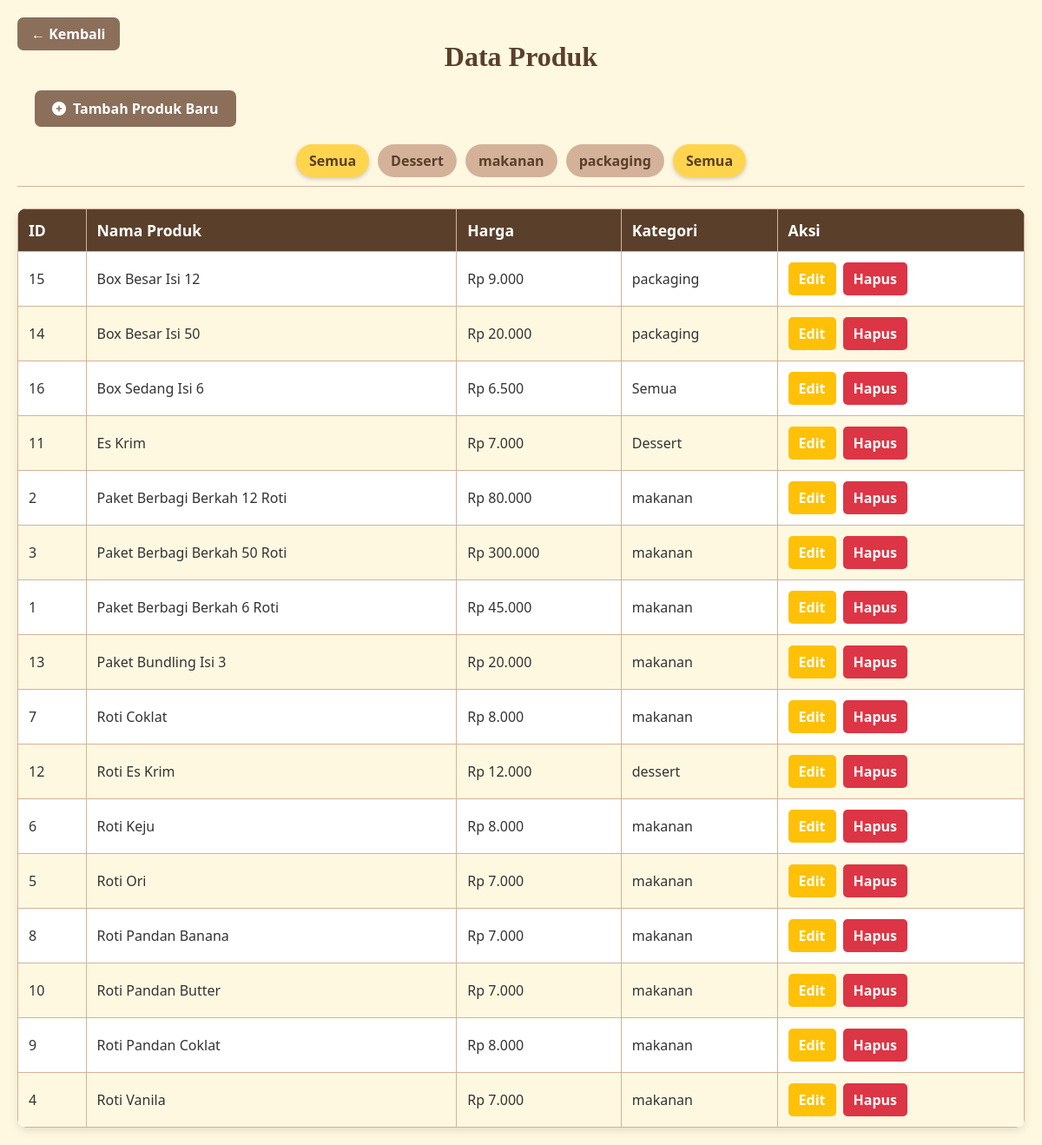
Screenshot of /kasir-app/modules/produk/produk.php (signed in) with the database file from the repository.
### tables this page shows
CREATE TABLE `produk` (
  `id_produk` int(11) NOT NULL,
  `kategori` varchar(100) DEFAULT NULL,
  `nama_produk` varchar(100) NOT NULL,
  `harga` int(11) NOT NULL
);

### kasir-app/modules/produk/produk.php (the view, shortened to what this page needs)
<?php
include("../../config/db.php");
$kategori_terpilih = $_GET['kategori'] ?? 'Semua';
$kategori_q = $koneksi->query("SELECT DISTINCT kategori FROM produk ORDER BY kategori ASC");
$daftar_kategori = ['Semua'];
while ($row = $kategori_q->fetch_assoc()) {
    $daftar_kategori[] = htmlspecialchars($row['kategori']);
}
$sql_produk = "SELECT id_produk, nama_produk, harga, kategori FROM produk";
$sql_produk .= " ORDER BY nama_produk ASC";
$produk_q = $koneksi->query($sql_produk);
?>
<!DOCTYPE html>
<html lang="id">
<head>
    <link rel="stylesheet" href="https://cdnjs.cloudflare.com/ajax/libs/font-awesome/6.4.0/css/all.min.css">
</head>
<body>
    <a href="../home.php" class="btn-kembali">← Kembali</a>
    <h2>Data Produk</h2>
    <div class="add-product-btn-wrapper">
        <a href="produk_tambah.php" class="add-product-btn">
            <i class="fas fa-plus-circle"></i> Tambah Produk Baru
        </a>
    </div>
    <div class="category-nav">
        <?php foreach ($daftar_kategori as $cat) :
            $active_class = ($cat == $kategori_terpilih) ? 'active' : '';
            $category_link = "produk.php";
            if ($cat !== 'Semua') {
                $category_link .= "?kategori=" . urlencode($cat);
            }
        ?>
            <a href="<?= $category_link ?>" class="<?= $active_class ?>"><?= htmlspecialchars($cat) ?></a>
        <?php endforeach; ?>
    </div>
    <table>
        <thead>
            <tr>
                <th>ID</th>
                <th>Nama Produk</th>
                <th>Harga</th>
                <th>Kategori</th>
                <th>Aksi</th>
            </tr>
        </thead>
        <tbody>
            <?php if ($produk_q->num_rows > 0) : ?>
                <?php while ($p = $produk_q->fetch_assoc()): ?>
                <tr>
                    <td data-label="ID"><?= htmlspecialchars($p['id_produk']) ?></td>
                    <td data-label="Nama Produk"><?= htmlspecialchars($p['nama_produk']) ?></td>
                    <td data-label="Harga">Rp <?= number_format($p['harga'], 0, ',', '.') ?></td>
                    <td data-label="Kategori"><?= htmlspecialchars($p['kategori'] ?? '-') ?></td>
                    <td data-label="Aksi">
                        <div class="action-buttons">
                            <a href="produk_edit.php?id=<?= $p['id_produk'] ?>" class="btn btn-edit">Edit</a>
                            <a href="produk.php?action=hapus&id=<?= $p['id_produk'] ?>" class="btn btn-delete" onclick="return confirm('Yakin mau hapus produk ini? Data akan hilang permanen!')">Hapus</a>
                        </div>
                    </td>
                </tr>
                <?php endwhile; ?>
            <?php else : ?>
                <tr>
                    <td colspan="5" style="text-align: center; padding: 20px; color: var(--color-secondary-brown);">Gak ada data produk di kategori ini.</td>
                </tr>
            <?php endif; ?>
        </tbody>
    </table>
</body>
</html>

### kasir-app/modules/produk/produk.php (style rules this page uses)
:root { --color-primary-brown: #5A3F2B; --color-secondary-brown: #8B6F5A; --color-light-brown: #D4B29A; --color-cream: #FFF8E1; --color-yellow: #FFD54F; --color-dark-yellow: #FFA000; --color-text-dark: #333; --color-text-light: #fff; --color-success: #66BB6A; --color-error: #EF5350; --color-info: #2196F3; --color-delete: #DC3545; --color-edit: #FFC107; --color-add: #28A745; }
body { font-family: 'Segoe UI', Tahoma, Geneva, Verdana, sans-serif; padding: 20px; background-color: var(--color-cream); color: var(--color-text-dark); margin: 0; position: relative; }
h2 { margin-bottom: 20px; color: var(--color-primary-brown); text-align: center; font-size: 2em; font-family: 'Georgia', serif; }
.btn-kembali { position: absolute; top: 20px; left: 20px; background-color: var(--color-secondary-brown); color: var(--color-text-light); padding: 8px 16px; text-decoration: none; border-radius: 7px; font-weight: bold; transition: background-color 0.3s ease; }
.category-nav { display: flex; justify-content: center; gap: 10px; margin-bottom: 25px; padding-bottom: 10px; border-bottom: 1px solid var(--color-light-brown); overflow-x: auto; white-space: nowrap; }
.category-nav a { padding: 8px 15px; border-radius: 20px; text-decoration: none; color: var(--color-primary-brown); background-color: var(--color-light-brown); font-weight: bold; transition: background-color 0.3s ease, color 0.3s ease, box-shadow 0.3s ease; flex-shrink: 0; }
.category-nav a.active { background-color: var(--color-yellow); color: var(--color-primary-brown); box-shadow: 0 2px 5px rgba(0,0,0,0.2); pointer-events: none; }
.add-product-btn-wrapper { margin-bottom: 20px; padding-left: 20px; }
.add-product-btn { background-color: var(--color-secondary-brown); color: var(--color-text-light); padding: 10px 20px; border: none; border-radius: 7px; font-weight: bold; cursor: pointer; transition: background-color 0.3s ease; text-decoration: none; display: inline-flex; align-items: center; gap: 8px; }
table { width: 100%; border-collapse: collapse; background-color: var(--color-text-light); border-radius: 10px; overflow: hidden; box-shadow: 0 4px 10px rgba(0,0,0,0.1); }
table thead { background-color: var(--color-primary-brown); color: var(--color-text-light); }
table th, table td { border: 1px solid var(--color-light-brown); padding: 12px; text-align: left; }
table th { font-weight: bold; font-size: 1.1em; }
table tbody tr:nth-child(even) { background-color: var(--color-cream); }
.action-buttons { display: flex; gap: 8px; flex-wrap: wrap; }
.action-buttons .btn { padding: 8px 12px; border: none; border-radius: 5px; cursor: pointer; font-weight: bold; transition: background-color 0.3s ease; text-decoration: none; color: white; }
.action-buttons .btn-edit { background-color: var(--color-edit); }
.action-buttons .btn-delete { background-color: var(--color-delete); }

### rows the page displays
produk: id_produk "15", nama_produk "Box Besar Isi 12", harga "9.000", kategori "packaging"
produk: id_produk "14", nama_produk "Box Besar Isi 50", harga "20.000", kategori "packaging"
produk: id_produk "16", nama_produk "Box Sedang Isi 6", harga "6.500", kategori "Semua"
produk: id_produk "11", nama_produk "Es Krim", harga "7.000", kategori "Dessert"
produk: id_produk "2", nama_produk "Paket Berbagi Berkah 12 Roti", harga "80.000", kategori "makanan"
produk: id_produk "3", nama_produk "Paket Berbagi Berkah 50 Roti", harga "300.000", kategori "makanan"
produk: id_produk "1", nama_produk "Paket Berbagi Berkah 6 Roti", harga "45.000", kategori "makanan"
produk: id_produk "13", nama_produk "Paket Bundling Isi 3", harga "20.000", kategori "makanan"
produk: id_produk "7", nama_produk "Roti Coklat", harga "8.000", kategori "makanan"
produk: id_produk "12", nama_produk "Roti Es Krim", harga "12.000", kategori "dessert"
produk: id_produk "6", nama_produk "Roti Keju", harga "8.000", kategori "makanan"
produk: id_produk "5", nama_produk "Roti Ori", harga "7.000", kategori "makanan"
produk: id_produk "8", nama_produk "Roti Pandan Banana", harga "7.000", kategori "makanan"
produk: id_produk "10", nama_produk "Roti Pandan Butter", harga "7.000", kategori "makanan"
produk: id_produk "9", nama_produk "Roti Pandan Coklat", harga "8.000", kategori "makanan"
produk: id_produk "4", nama_produk "Roti Vanila", harga "7.000", kategori "makanan"

### other values shown
$cat "Semua"
$cat "Dessert"
$cat "makanan"
$cat "packaging"
